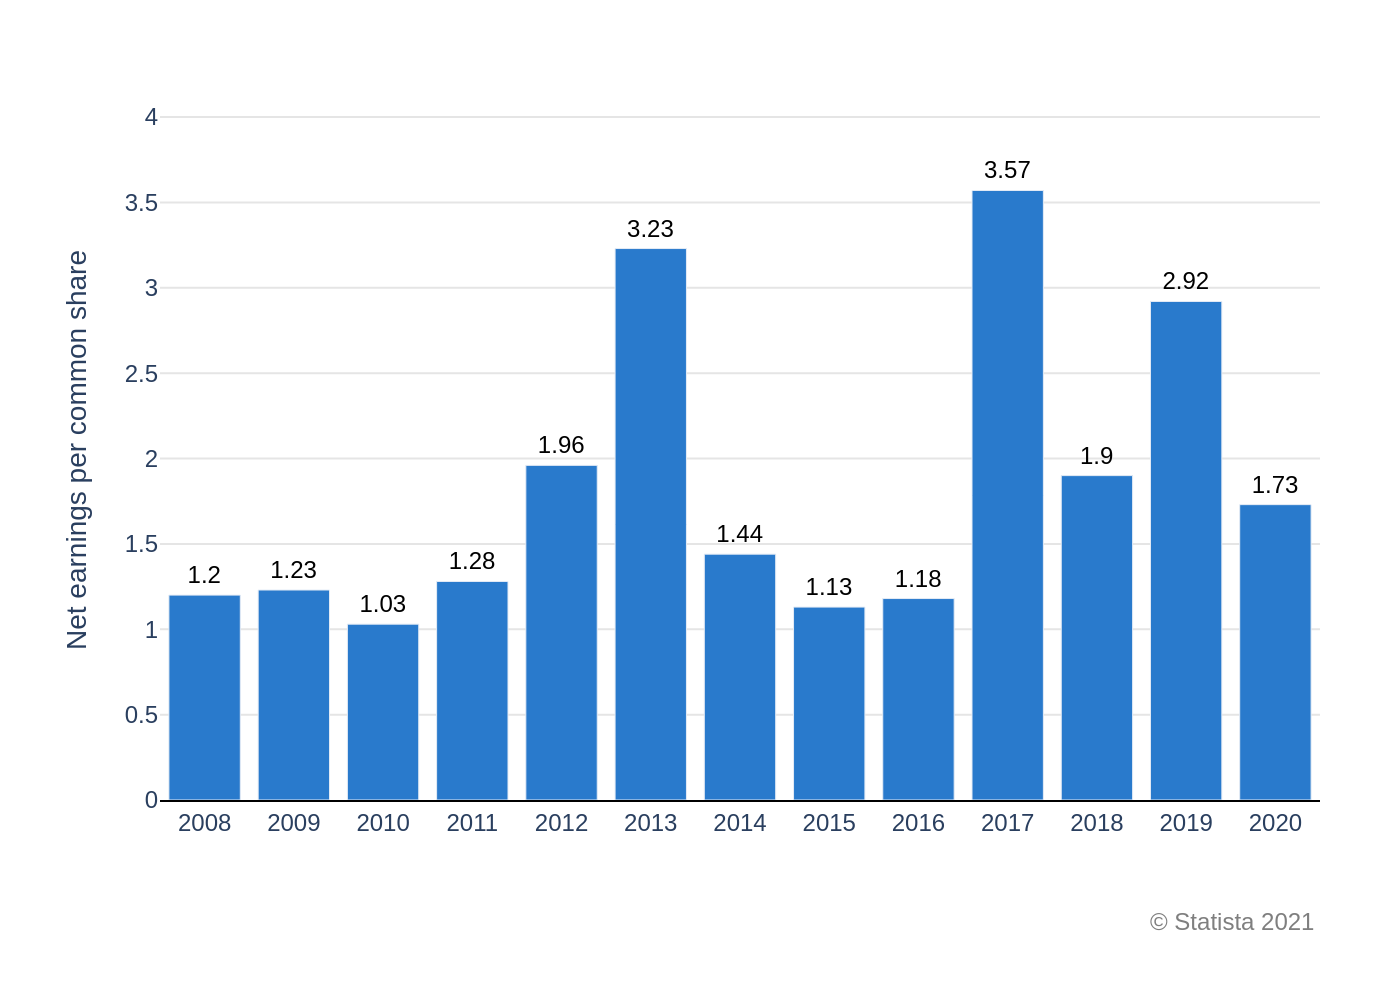

Generate this figure with Python:
import sys
import json
import os
import plotly.graph_objects as go

# Check if a file path is provided as a command-line argument
if len(sys.argv) < 2:
    print(f"Usage: python {sys.argv[0]} <path_to_json_file>")
    sys.exit(1)

json_path = sys.argv[1]

# Check if the file exists
if not os.path.exists(json_path):
    print(f"Error: File not found at {json_path}")
    sys.exit(1)

# Read the JSON file
with open(json_path, 'r', encoding='utf-8') as f:
    chart_info = json.load(f)

# Extract data and texts from the JSON object
chart_data = chart_info.get('chart_data', [])
texts = chart_info.get('texts', {})
colors = chart_info.get('colors', [])

# Prepare data for Plotly
x_values = [item['x'] for item in chart_data]
y_values = [item['y'] for item in chart_data]

# Create the figure
fig = go.Figure()

# Add the bar trace
fig.add_trace(go.Bar(
    x=x_values,
    y=y_values,
    marker_color=colors[0] if colors else None,
    text=y_values,
    textposition='outside',
    textfont=dict(family="Arial", size=12, color='black'),
    cliponaxis=False # Ensures text outside the plot area is not clipped
))

# Update layout
fig.update_layout(
    font=dict(family="Arial"),
    title_text=texts.get('title'),
    yaxis_title_text=texts.get('y_axis_title'),
    xaxis_title_text=texts.get('x_axis_title'),
    plot_bgcolor='white',
    showlegend=False,
    margin=dict(t=50, b=100, l=80, r=40),
    xaxis=dict(
        type='category',
        showline=True,
        linewidth=1,
        linecolor='black'
    ),
    yaxis=dict(
        range=[0, 4.1],
        showgrid=True,
        gridcolor='#E5E5E5'
    )
)

# Add source annotation
if texts.get('source'):
    fig.add_annotation(
        text=texts['source'],
        xref="paper",
        yref="paper",
        x=1.0,
        y=-0.15,
        xanchor='right',
        yanchor='top',
        showarrow=False,
        font=dict(size=12, color='#7f7f7f')
    )

# Generate the output filename from the input JSON path
base_filename = os.path.splitext(os.path.basename(json_path))[0]
output_filename = f"{base_filename}.png"

# Save the figure as a PNG image
fig.write_image(output_filename, scale=2)

print(f"Chart saved to {output_filename}")
